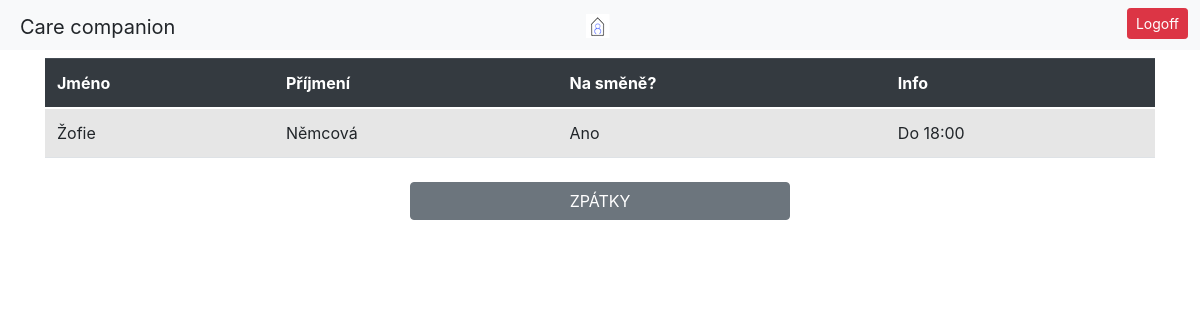
Page /klient/seznam-opatrovniku/ (signed in) on the earlier database version.
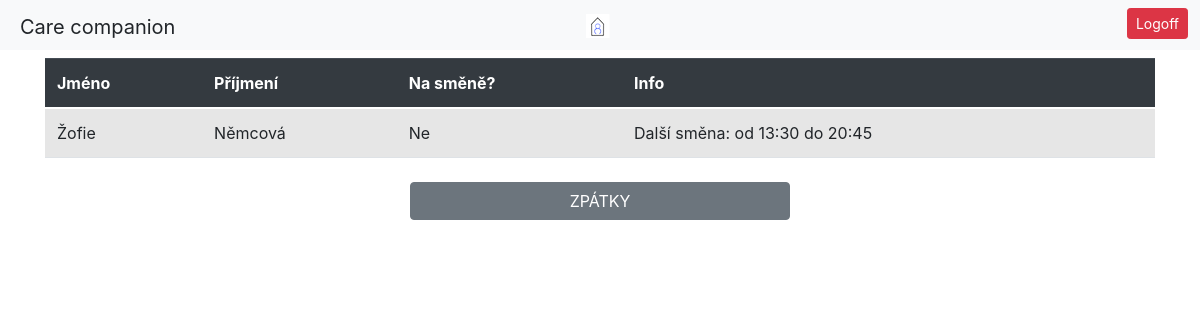
Same page on the later database version.
### caregiver/models.py (models this page shows)
class Shift(models.Model):
    date_of_shift = models.DateField()
    start = models.TimeField()
    end = models.TimeField()
    caregiver = models.ForeignKey(Caregiver, on_delete=models.CASCADE)

### patient/decorators.py (the view)
    def _wrapped_view(request, *args, **kwargs):
        if request.user.is_authenticated:
            groups = request.user.groups.values_list('name', flat=True)
            if 'Patients' in groups:
                return view_func(request, *args, **kwargs)
        messages.success(request, 'Pro přístup do aplikace se přihlašte.')
        return redirect('login_user')

### caregiver/models.py (called while the page is built)
    @property
    def first_name(self):
        return self.user.first_name

    @property
    def last_name(self):
        return self.user.last_name

### patient/templates/caregivers_list.html
{% extends 'base_patient.html' %}
{% load static %}
{% block navbar %}
     <a href="{% url 'index_patient' %}"><img src="{% static 'CareLogo.png' %}" alt="Italian Trulli"></a>
{% endblock %}
{% block content %}
    <div class="container pt-2">
      <table class="table table-striped">
        <thead class="thead-dark">
            <tr>
                <th scope="col">Jméno</th>
                <th scope="col">Příjmení</th>
                <th scope="col">Na směně?</th>
                <th scope="col">Info</th>
            </tr>
        </thead>
        <tbody>
            {% for user_info in users_shift_info %}
            <tr>
                <td>{{ user_info.first_name }}</td>
                <td>{{ user_info.last_name }}</td>
                <td>{% if user_info.on_shift %} Ano {% else %} Ne {% endif %}</td>
                <td>{% if user_info.on_shift %} Do {{ user_info.shift_end }}
                    {% elif user_info.no_upc_shifts %} Žádné nadcházející směny nejsou registrované
                    {% else %} Další směna: {{ user_info.next_shift_date }} od {{ user_info.next_shift_start }} do {{ user_info.next_shift_end }} {% endif %}
                </td>
            </tr>
            {% endfor %}
        </tbody>
    </table>
    </div>
    <div class="row justify-content-center mt-4">
        <div class="col-4 col-md-4">
            <a href="{% url 'index_patient' %}" class="btn btn-secondary btn-block">ZPÁTKY</a>
        </div>
    </div>
{% endblock %}

### patient/templates/base_patient.html (shortened to what this page needs)
<!doctype html>
<html lang="en">
  <head>
    <link rel="bootstrap stylesheet" href="https://cdn.jsdelivr.net/npm/bootstrap@5.0.2/dist/css/bootstrap.min.css">
      <link rel="stylesheet" href="https://stackpath.bootstrapcdn.com/bootstrap/4.5.2/css/bootstrap.min.css">
    {% load static %}
    <link rel="stylesheet" href="{% static 'patient/patient.css' %}">
    <link href="https://cdn.jsdelivr.net/npm/bootstrap-icons/font/bootstrap-icons.css" rel="stylesheet">
  </head>
  <body>
    <div class="container-fluid bg-light pt-1 pb-1">
      <div class="row">
          <div class="col d-none d-md-block">
              <div class="p-1 ml-3 mt-1 navbar-brand">Care companion</div>
          </div>
          <div class="col-9 col-sm-4 text-left text-sm-center">
              <div class="p-1 mt-1 mb-1 pl-3 pl-sm-0 text-muted">{% block navbar %}{% endblock %}</div>
          </div>
          <div class="col-3 col-sm-4 text-right">
              <div class="p-1 mr-2 text-end"><a class="btn btn-danger btn-sm" href="{% url 'logout_user' %}">Logoff</a></div>
          </div>
      </div>
    </div>
    <div class="block-content">
     {% block content %}
     {% endblock %}
    </div>
  </body>
</html>

### static/patient/patient.css (style rules this page uses)
body { font-family: -apple-system,BlinkMacSystemFont,"Segoe UI",Roboto,"Helvetica Neue",Arial,"Noto Sans",sans-serif,"Apple Color Emoji","Segoe UI Emoji","Segoe UI Symbol","Noto Color Emoji"; font-size: 1rem; font-weight: 400; line-height: 1.5; color: #212529; background-color: #fff; }
.container-fluid { padding-left: 0; padding-right: 0; }

Differences in the rows shown:
removed Shift: shift_end "18:00"
added Shift: next_shift_start "13:30", next_shift_end "20:45"
Other differences:
new list line: "Žofie Němcová"
new list line: "Ne Další směna: od do"
list line gone: "Žofie Němcová"
list line gone: "Ano Do"
